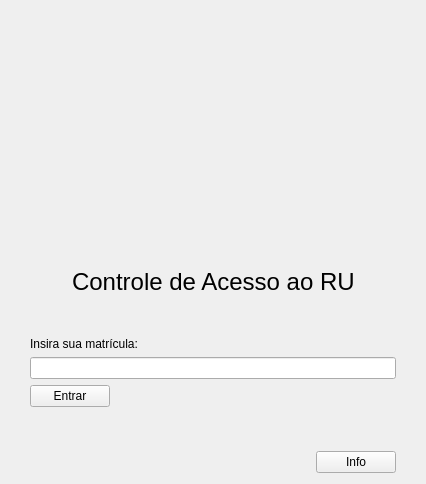
<?xml version="1.0" encoding="UTF-8"?>
<ui version="4.0">
 <class>Login</class>
 <widget class="QWidget" name="Login">
  <property name="windowModality">
   <enum>Qt::NonModal</enum>
  </property>
  <property name="geometry">
   <rect>
    <x>0</x>
    <y>0</y>
    <width>426</width>
    <height>484</height>
   </rect>
  </property>
  <property name="sizePolicy">
   <sizepolicy hsizetype="Fixed" vsizetype="Minimum">
    <horstretch>0</horstretch>
    <verstretch>0</verstretch>
   </sizepolicy>
  </property>
  <property name="windowTitle">
   <string>Interface</string>
  </property>
  <property name="autoFillBackground">
   <bool>false</bool>
  </property>
  <layout class="QVBoxLayout" name="verticalLayout_2">
   <property name="leftMargin">
    <number>30</number>
   </property>
   <property name="topMargin">
    <number>50</number>
   </property>
   <property name="rightMargin">
    <number>30</number>
   </property>
   <item>
    <spacer name="verticalSpacer_3">
     <property name="orientation">
      <enum>Qt::Vertical</enum>
     </property>
     <property name="sizeHint" stdset="0">
      <size>
       <width>20</width>
       <height>60</height>
      </size>
     </property>
    </spacer>
   </item>
   <item>
    <layout class="QHBoxLayout" name="horizontalLayout_3">
     <item>
      <spacer name="horizontalSpacer_3">
       <property name="orientation">
        <enum>Qt::Horizontal</enum>
       </property>
       <property name="sizeHint" stdset="0">
        <size>
         <width>98</width>
         <height>20</height>
        </size>
       </property>
      </spacer>
     </item>
     <item>
      <widget class="QLabel" name="image">
       <property name="sizePolicy">
        <sizepolicy hsizetype="Maximum" vsizetype="Maximum">
         <horstretch>0</horstretch>
         <verstretch>0</verstretch>
        </sizepolicy>
       </property>
       <property name="minimumSize">
        <size>
         <width>161</width>
         <height>151</height>
        </size>
       </property>
       <property name="maximumSize">
        <size>
         <width>161</width>
         <height>151</height>
        </size>
       </property>
       <property name="text">
        <string/>
       </property>
       <property name="pixmap">
        <pixmap resource="images.qrc">:/images/ufsc-logo2.png</pixmap>
       </property>
       <property name="scaledContents">
        <bool>true</bool>
       </property>
      </widget>
     </item>
     <item>
      <spacer name="horizontalSpacer_4">
       <property name="orientation">
        <enum>Qt::Horizontal</enum>
       </property>
       <property name="sizeHint" stdset="0">
        <size>
         <width>88</width>
         <height>20</height>
        </size>
       </property>
      </spacer>
     </item>
    </layout>
   </item>
   <item>
    <layout class="QHBoxLayout" name="horizontalLayout_4">
     <item>
      <spacer name="horizontalSpacer_5">
       <property name="orientation">
        <enum>Qt::Horizontal</enum>
       </property>
       <property name="sizeHint" stdset="0">
        <size>
         <width>38</width>
         <height>20</height>
        </size>
       </property>
      </spacer>
     </item>
     <item>
      <widget class="QLabel" name="main_title">
       <property name="minimumSize">
        <size>
         <width>276</width>
         <height>29</height>
        </size>
       </property>
       <property name="font">
        <font>
         <pointsize>18</pointsize>
         <weight>50</weight>
         <bold>false</bold>
        </font>
       </property>
       <property name="text">
        <string>Controle de Acesso ao RU</string>
       </property>
      </widget>
     </item>
     <item>
      <spacer name="horizontalSpacer_6">
       <property name="orientation">
        <enum>Qt::Horizontal</enum>
       </property>
       <property name="sizeHint" stdset="0">
        <size>
         <width>38</width>
         <height>20</height>
        </size>
       </property>
      </spacer>
     </item>
    </layout>
   </item>
   <item>
    <spacer name="verticalSpacer">
     <property name="orientation">
      <enum>Qt::Vertical</enum>
     </property>
     <property name="sizeHint" stdset="0">
      <size>
       <width>20</width>
       <height>9</height>
      </size>
     </property>
    </spacer>
   </item>
   <item>
    <layout class="QVBoxLayout" name="verticalLayout">
     <item>
      <widget class="QLabel" name="label">
       <property name="enabled">
        <bool>true</bool>
       </property>
       <property name="text">
        <string>Insira sua matrícula:</string>
       </property>
      </widget>
     </item>
     <item>
      <widget class="QLineEdit" name="lineEdit">
       <property name="minimumSize">
        <size>
         <width>271</width>
         <height>21</height>
        </size>
       </property>
       <property name="clearButtonEnabled">
        <bool>true</bool>
       </property>
      </widget>
     </item>
     <item>
      <layout class="QHBoxLayout" name="horizontalLayout">
       <item>
        <widget class="QPushButton" name="inserirMatButton">
         <property name="text">
          <string>Entrar</string>
         </property>
         <property name="checkable">
          <bool>false</bool>
         </property>
        </widget>
       </item>
       <item>
        <spacer name="horizontalSpacer">
         <property name="orientation">
          <enum>Qt::Horizontal</enum>
         </property>
         <property name="sizeHint" stdset="0">
          <size>
           <width>198</width>
           <height>20</height>
          </size>
         </property>
        </spacer>
       </item>
      </layout>
     </item>
    </layout>
   </item>
   <item>
    <spacer name="verticalSpacer_2">
     <property name="orientation">
      <enum>Qt::Vertical</enum>
     </property>
     <property name="sizeHint" stdset="0">
      <size>
       <width>20</width>
       <height>38</height>
      </size>
     </property>
    </spacer>
   </item>
   <item>
    <layout class="QHBoxLayout" name="horizontalLayout_2">
     <item>
      <spacer name="horizontalSpacer_2">
       <property name="orientation">
        <enum>Qt::Horizontal</enum>
       </property>
       <property name="sizeHint" stdset="0">
        <size>
         <width>198</width>
         <height>20</height>
        </size>
       </property>
      </spacer>
     </item>
     <item>
      <widget class="QPushButton" name="pushButton">
       <property name="text">
        <string>Info</string>
       </property>
      </widget>
     </item>
    </layout>
   </item>
  </layout>
 </widget>
 <layoutdefault spacing="6" margin="11"/>
 <resources>
  <include location="images.qrc"/>
 </resources>
 <connections/>
</ui>
